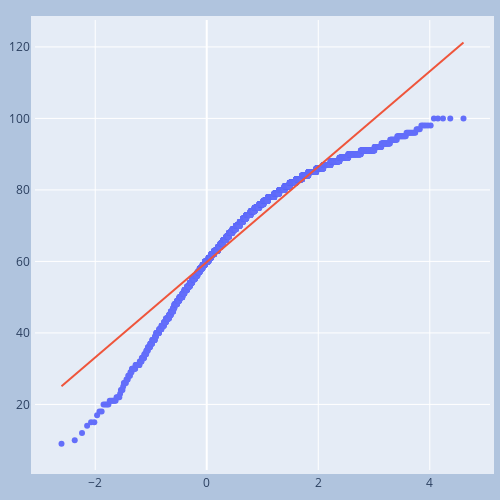

Here is the notebook cell this chart was saved with:
### Markdown cell above
qqplot_data = qqplot(gauss_data, line='s').gca().lines

fig = go.Figure()

fig.add_trace({
    'type': 'scatter',
    'x': qqplot_data[0].get_xdata(),
    'y': qqplot_data[0].get_ydata(),
    'mode': 'markers',
    'marker': {
        'color': '#19d3f3'
    }
})

fig.add_trace({
    'type': 'scatter',
    'x': qqplot_data[1].get_xdata(),
    'y': qqplot_data[1].get_ydata(),
    'mode': 'lines',
    'line': {
        'color': '#636efa'
    }

})


fig['layout'].update({
    'title': 'Quantile-Quantile Plot',
    'xaxis': {
        'title': 'Theoritical Quantities',
        'zeroline': False
    },
    'yaxis': {
        'title': 'Sample Quantities'
    },
    'showlegend': False,
    'width': 800,
    'height': 700,
})


py.iplot(fig, filename='normality-QQ')

### Code cell
qq = stats.probplot(vg_df['user_score'], dist='norm', sparams=(1))
x = np.array([qq[0][0][0], qq[0][0][-1]])

fig = go.Figure()
fig.add_scatter(x=qq[0][0], y=qq[0][1], mode='markers')
fig.add_scatter(x=x, y=qq[1][1] + qq[1][0]*x, mode='lines')
fig.layout.update(showlegend=False)
fig.update_layout(
    autosize=False,
    width=500,
    height=500,
    margin=dict(
        l=35,
        r=10,
        b=30,
        t=20,
        pad=4
    ),
    paper_bgcolor="LightSteelBlue",
)

fig.show()

### Figure 1 — Plotly figure (JSON) as saved in the notebook; plotly's stock layout.template omitted (floating-point values rounded to 4 significant figures; data arrays with more than 128 entries replaced by an {"elided": "..."} marker saying what was removed)
{"data": [{"mode": "markers", "type": "scatter", "x": {"elided": "4440 float values"}, "y": {"elided": "4440 int values"}}, {"mode": "lines", "type": "scatter", "x": [-2.605, 4.605], "y": [25.09, 121.2]}], "layout": {"autosize": false, "height": 500, "margin": {"b": 30, "l": 35, "pad": 4, "r": 10, "t": 20}, "paper_bgcolor": "LightSteelBlue", "showlegend": false, "width": 500, "xaxis": {"autorange": true, "range": [-3.081, 5.081], "type": "linear"}, "yaxis": {"autorange": true, "range": [1.658, 127.5], "type": "linear"}}}
